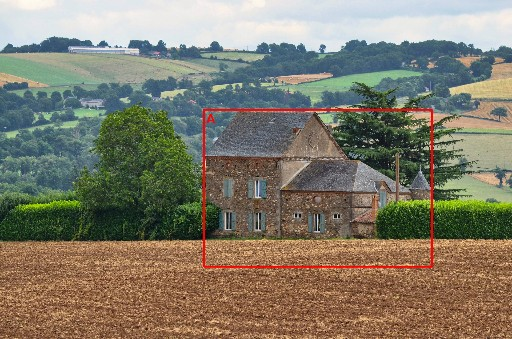
#> input picture data/regions/sample_116_box.jpg, 512 x 339 px
$ python make_test_video.py ../data/regions/sample_116_box.jpg --out out.png
#> lines starting #> are read from the running program, lines starting #| are printed output that depends on the picture
#!/usr/bin/env python3
"""Make a short test video from a still image by panning a crop across it (Ken
Burns style), so the measurement scripts can be tested without any GPU.  Not part
of the pilot pipeline.  Default: 6 s at 30 fps, 640 px wide, from a dev image.

  python tools/make_test_video.py data/OmitI2V/<image> --out outputs/test/pan_test.mp4"""
import argparse, os
import cv2


def main():
    ap = argparse.ArgumentParser(description=__doc__)
    ap.add_argument("image")
    ap.add_argument("--out", required=True)
    ap.add_argument("--seconds", type=float, default=6.0)
    ap.add_argument("--fps", type=float, default=30.0)
    ap.add_argument("--width", type=int, default=640)
    ap.add_argument("--zoom", type=float, default=0.75, help="crop fraction of the image at the start")
    a = ap.parse_args()
    img = cv2.imread(a.image)
#> img is the input picture: shape (339, 512, 3); mean B, G, R 106.6, 123.3, 129
    H, W = img.shape[:2]
#> H = 339; W = 512
    cw, ch = int(W * a.zoom), int(H * a.zoom)
#> cw = 384; ch = 254
    out_h = int(round(a.width * ch / cw)); out_h -= out_h % 2
#> after `out_h = int(round(a.width * ch / cw))`: out_h = 423
#> after `out_h -= out_h % 2`: out_h = 422
    n = int(round(a.seconds * a.fps))
    os.makedirs(os.path.dirname(a.out) or ".", exist_ok=True)
    wr = cv2.VideoWriter(a.out, cv2.VideoWriter_fourcc(*"mp4v"), a.fps, (a.width, out_h))
    for i in range(n):
        t = i / max(n - 1, 1)
        x0 = int(t * (W - cw)); y0 = int((1 - t) * (H - ch) * 0.5)
        crop = img[y0:y0 + ch, x0:x0 + cw]
        fr = cv2.resize(crop, (a.width, out_h))
        cv2.putText(fr, f"{i}", (10, 30), cv2.FONT_HERSHEY_SIMPLEX, 0.9, (0, 0, 255), 2)  # frame counter for checks
        wr.write(fr)
#> this loop made 180 passes
#> pass 1, in main, `crop = img[y0:y0 + ch, x0:x0 + cw]`:
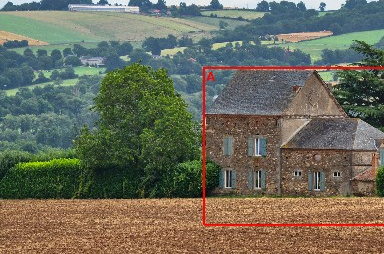
#> crop: shape (254, 384, 3); mean B, G, R 92.2, 107.6, 108.1
#> pass 1, in main, `fr = cv2.resize(crop, (a.width, out_h))`:
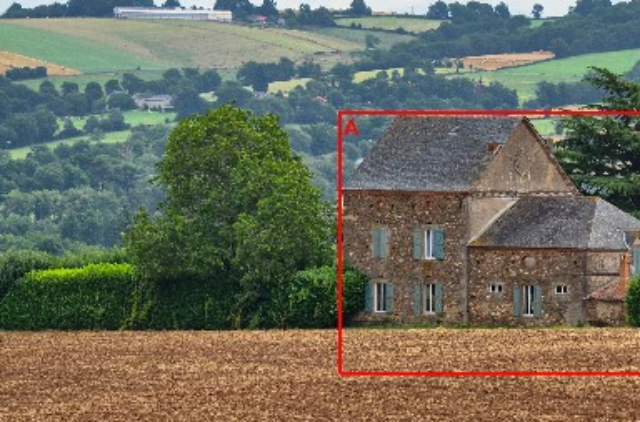
#> fr: shape (422, 640, 3); mean B, G, R 92.1, 107.5, 108
#> pass 3, in main, `crop = img[y0:y0 + ch, x0:x0 + cw]`:
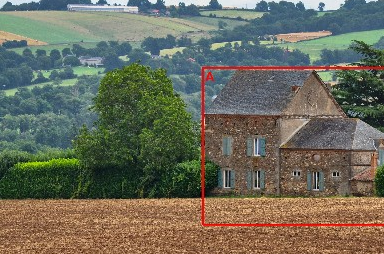
#> crop: shape (254, 384, 3); mean B, G, R 92.2, 107.6, 108.1
#> pass 3, in main, `fr = cv2.resize(crop, (a.width, out_h))`:
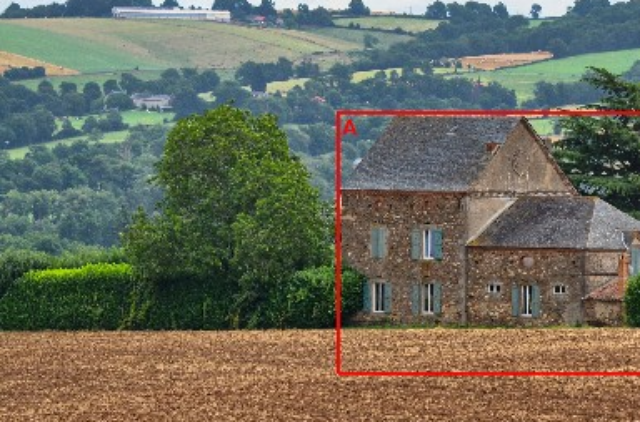
#> fr: shape (422, 640, 3); mean B, G, R 92, 107.4, 107.9
#> after the loop:
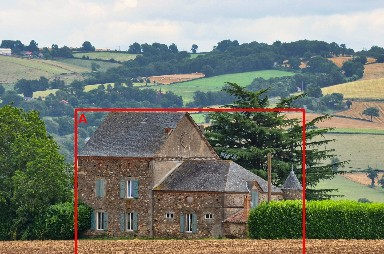
#> crop: shape (254, 384, 3); mean B, G, R 117.4, 129.1, 125.2
#> after the loop:
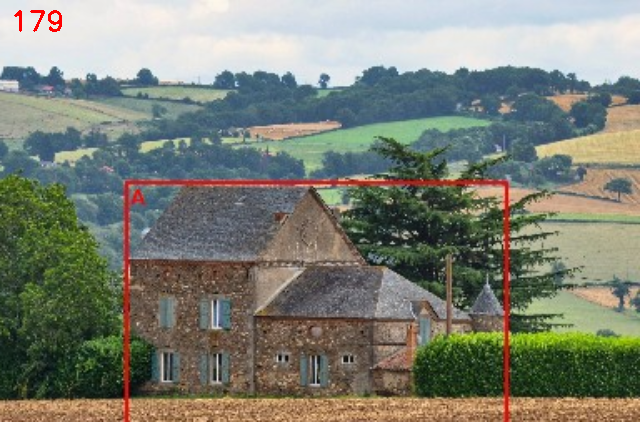
#> fr: shape (422, 640, 3); mean B, G, R 117, 128.7, 125.1
    wr.release()
    print(f"wrote {a.out}: {n} frames, {a.width}x{out_h}, {a.fps} fps")
#| wrote out.png: 180 frames, 640x422, 30.0 fps


if __name__ == "__main__":
    main()

$ run again, on data/regions/sample_208_box.jpg
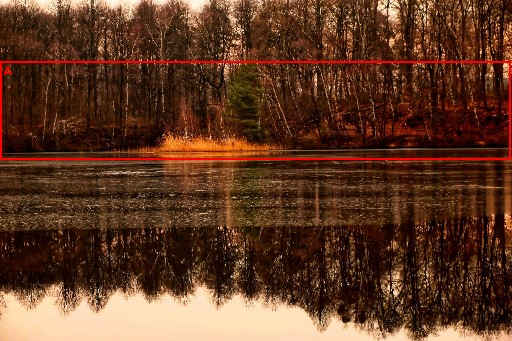
#> input picture data/regions/sample_208_box.jpg, 512 x 341 px
#> in main, img is the input picture: shape (341, 512, 3); mean B, G, R 36.1, 56.7, 95.5
#> after the loop in main, `for i in range(n):`:
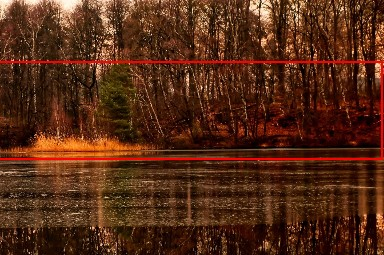
#> crop: shape (255, 384, 3); mean B, G, R 22, 42.3, 85.1
#> after the loop in main, `for i in range(n):`:
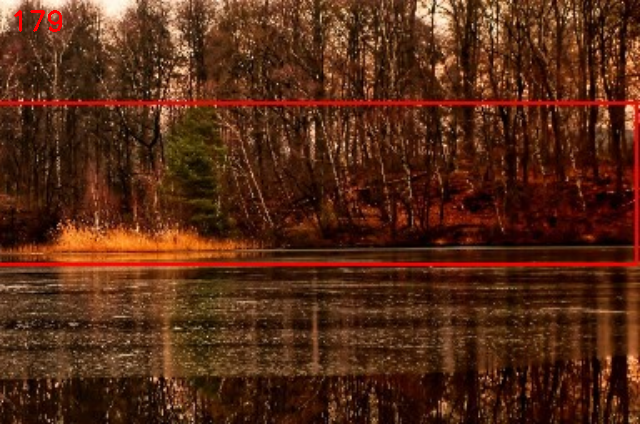
#> fr: shape (424, 640, 3); mean B, G, R 21.9, 42.1, 85.1
#| wrote out.png: 180 frames, 640x424, 30.0 fps

$ run again, on data/regions/sample_240_box.jpg
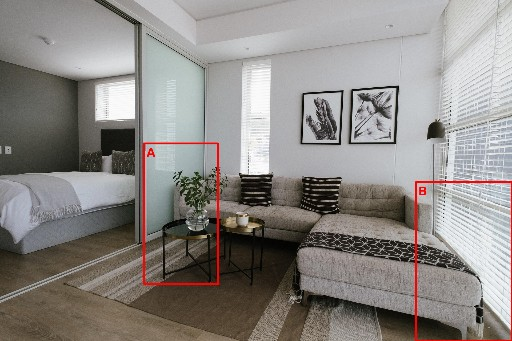
#> input picture data/regions/sample_240_box.jpg, 512 x 341 px
#> in main, img is the input picture: shape (341, 512, 3); mean B, G, R 132.6, 136.1, 140.3
#> after the loop in main, `for i in range(n):`:
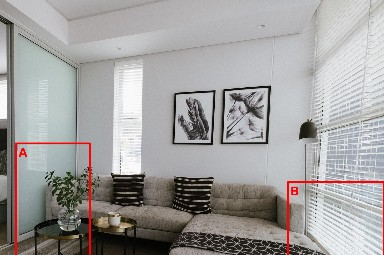
#> crop: shape (255, 384, 3); mean B, G, R 157.8, 158.8, 160.8
#> after the loop in main, `for i in range(n):`:
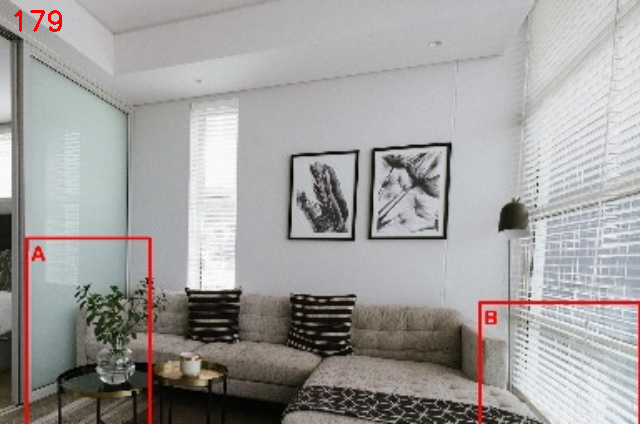
#> fr: shape (424, 640, 3); mean B, G, R 157.4, 158.4, 160.7
#| wrote out.png: 180 frames, 640x424, 30.0 fps

$ run again, on data/regions/sample_245_box.jpg
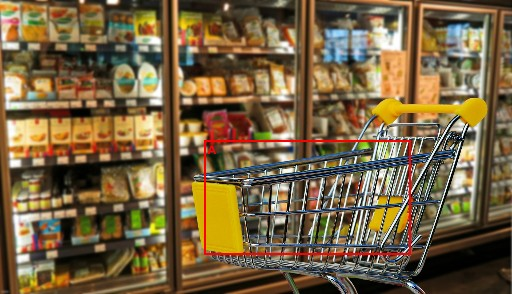
#> input picture data/regions/sample_245_box.jpg, 512 x 294 px
#> in main, img is the input picture: shape (294, 512, 3); mean B, G, R 66.2, 98.9, 119.6
#> after the loop in main, `for i in range(n):`:
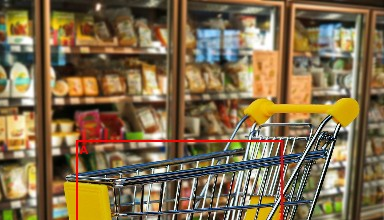
#> crop: shape (220, 384, 3); mean B, G, R 75.4, 108.9, 129.3
#> after the loop in main, `for i in range(n):`:
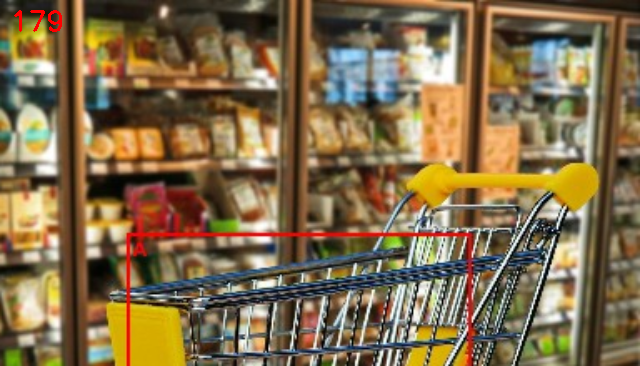
#> fr: shape (366, 640, 3); mean B, G, R 75.2, 108.6, 129.4
#| wrote out.png: 180 frames, 640x366, 30.0 fps
